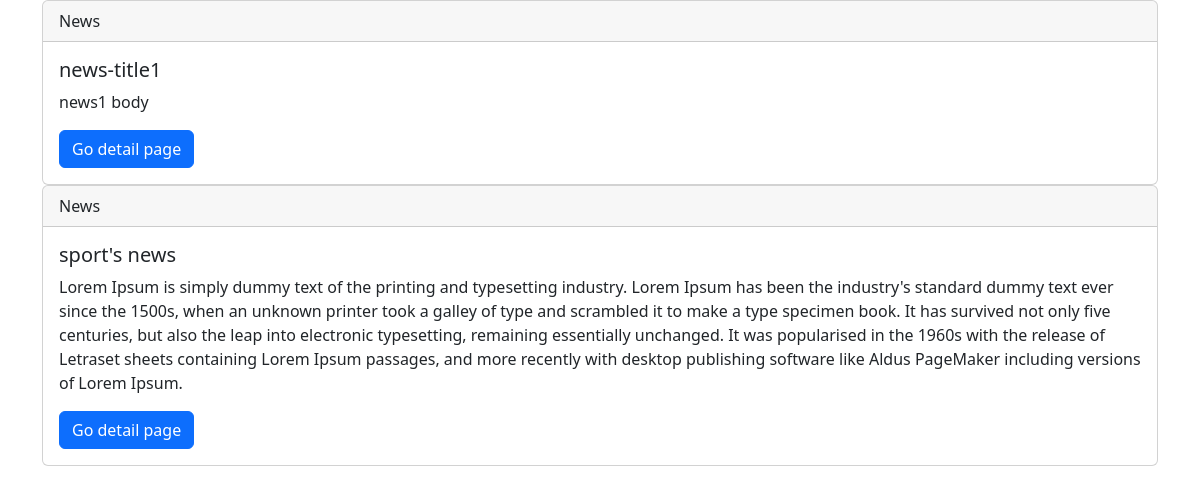
Page /news/ on the committed database.
### news_app/models.py (models this page shows, shortened)
class News(models.Model):
    class Status(models.TextChoices):
        Draft = "DF", "Draft"
        Published = "PB", "Published"
    title = models.CharField(max_length=250)
    slug = models.SlugField(max_length=250)
    body = models.TextField()
    image = models.ImageField(upload_to="news/images")
    category = models.ForeignKey(Category, on_delete=models.CASCADE)
    published_time = models.DateTimeField(default=timezone.now)
    created_time = models.DateTimeField(auto_now_add=True)
    updated_time = models.DateTimeField(auto_now=True)
    status = models.CharField(
        max_length=2, choices=Status.choices, default=Status.Draft
    )
    objects = models.Manager()  # defauld manager
    published = PublishedManager()
    class Meta:
        ordering = ["-published_time"]

### news_app/views.py (the view)
# urls.py: path("news/", news_list, name="news_list_page"),
def news_list(request):
    news_list = News.published.all()
    context = {"news_list": news_list}
    return render(request, "news/news_list.html", context)

### news_app/models.py (called while the page is built)
    def get_queryset(self):
        return super().get_queryset().filter(status=News.Status.Published)

### templates/news/news_list.html (shortened to what this page needs)
<!DOCTYPE html>
<html lang="en">
<head>
      <link href="https://cdn.jsdelivr.net/npm/bootstrap@5.2.1/dist/css/bootstrap.min.css" rel="stylesheet"
>
</head>
<body>
    <div class="container">
    {% for news in news_list %}
        <div class="card">
            <div class="card-header">
                News
            </div>
            <div class="card-body">
                <h5 class="card-title">{{ news.title }}</h5>
                <p class="card-text">{{ news.body }}</p>
                <a href="{% url 'detail_page' news.pk %}" class="btn btn-primary">Go detail page</a>
            </div>
        </div>
    {% endfor %}
    </div>
</body>
</html>

### rows in the picture
News: title "news-title1", body "news1 body"
News: title "sport's news", body "Lorem Ipsum is simply dummy text of the printing and typesetting industry. Lorem Ipsum has been the industry's standard dummy text ever since the 1500s, when an unknown printer took a galley of type and scrambled it to make a type specimen book. It has survived not only five centuries, but also the leap into electronic typesetting, remaining essentially unchanged. It was popularised in the 1960s with the release of Letraset sheets containing Lorem Ipsum passages, and more recently with desktop publishing software like Aldus PageMaker including versions of Lorem Ipsum."
